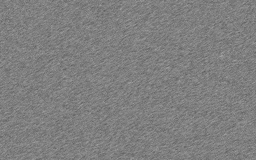
#> input picture arbitrary/input/gs_phase_only/diagonal_GS_phase.png, 256 x 160 px, shrunk from 1920 x 1200 before the run
$ python -i anotherfile.py   (imports and definitions only)
#> lines starting #> are read from the running program, lines starting #| are printed output that depends on the picture
#> in process_image, img is the input picture: PIL image 256x160 L; min 91, max 162, mean 127.1
import os

import numpy as np
from PIL import Image


def gerchberg_saxton(target_amp, iterations=150, input_amp=None):
    h, w = target_amp.shape

    # If no beam profile provided, assume uniform illumination
    if input_amp is None:
        input_amp = np.ones((h, w))

    # Initialize with random phase
    phase = np.random.rand(h, w) * 2 * np.pi
    field = input_amp * np.exp(1j * phase)

    for i in range(iterations):
        # Forward propagation (to image plane)
        image_plane = np.fft.fftshift(np.fft.fft2(field))

        # Enforce target amplitude
        image_phase = np.angle(image_plane)
        image_plane = target_amp * np.exp(1j * image_phase)

        # Back propagation
        field = np.fft.ifft2(np.fft.ifftshift(image_plane))

        # Enforce phase-only constraint (keep input amplitude!)
        field = input_amp * np.exp(1j * np.angle(field))

    return np.angle(field)


def preprocess_image(img, size=None):
    img = np.array(img, dtype=np.float32) / 255.0
#> img: shape (160, 256) float32

    # Optional resize
    if size is not None:
        img = Image.fromarray((img * 255).astype(np.uint8)).resize(size)
        img = np.array(img, dtype=np.float32) / 255.0

    # Convert intensity → amplitude
    amp = np.sqrt(img)
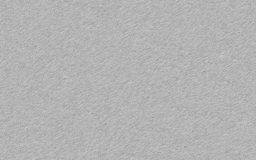
#> amp: shape (160, 256) float32; min 0.597, max 0.797, mean 0.705

    # Suppress DC (important without grating)
    amp = amp - np.mean(amp)
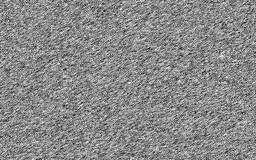
#> amp: shape (160, 256) float32; min -0.108, max 0.0916, mean -2.37e-08; drawn with min black and max white
    amp = np.clip(amp, 0, None)
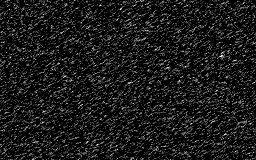
#> amp: shape (160, 256) float32; min 0, max 0.0916, mean 0.0094; drawn with min black and max white

    # Normalize
    if np.max(amp) > 0:
        amp /= np.max(amp)

    return amp


def process_image(image_path, output_dir, slm_shape=None):
    img = Image.open(image_path).convert("L")

    if slm_shape is not None:
        img = img.resize(slm_shape)

    target_amp = preprocess_image(img)

    # Optional: approximate Gaussian beam compensation
    h, w = target_amp.shape
#> h = 160; w = 256
    y, x = np.indices((h, w))
    cx, cy = w // 2, h // 2
#> cx = 128; cy = 80

    sigma = 0.4 * min(h, w)
#> sigma = 64
    gaussian = np.exp(-((x - cx) ** 2 + (y - cy) ** 2) / (2 * sigma**2))

    # Avoid division by zero
    gaussian /= np.max(gaussian)
    input_amp = gaussian

    # Run GS
    phase = gerchberg_saxton(target_amp, iterations=200, input_amp=input_amp)
#> the loop in gerchberg_saxton, `for i in range(iterations):` made 200 passes
#> pass 1, in gerchberg_saxton, `image_phase = np.angle(image_plane)`:
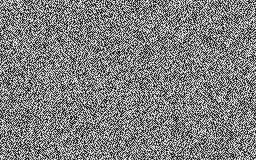
#> image_phase: shape (160, 256) float64; min -3.14, max 3.14, mean -0.00268; drawn with min black and max white
#> pass 3, in gerchberg_saxton, `image_phase = np.angle(image_plane)`:
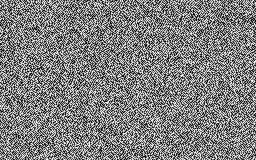
#> image_phase: shape (160, 256) float64; min -3.14, max 3.14, mean -0.00721; drawn with min black and max white
#> in gerchberg_saxton, `return np.angle(field)`:
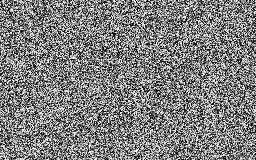
#> returned value: shape (160, 256) float64; min -3.14, max 3.14, mean -0.00796; drawn with min black and max white

    # Wrap phase to [0, 2π]
    phase_wrapped = np.mod(phase, 2 * np.pi)
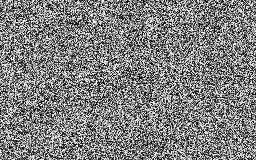
#> phase_wrapped: shape (160, 256) float64; min 8.16e-05, max 6.28, mean 3.15; drawn with min black and max white

    # Convert to 8-bit for your LUT
    phase_normalized = phase_wrapped / (2 * np.pi)
    phase_img = (phase_normalized * 255).astype(np.uint8)

    base_name = os.path.splitext(os.path.basename(image_path))[0]

    Image.fromarray(phase_img).save(
        os.path.join(output_dir, f"{base_name}_GS_phase.png")
    )


def process_folder(folder_path, slm_shape=None):
    output_dir = os.path.join(folder_path, "gs_phase_only")
    os.makedirs(output_dir, exist_ok=True)

    for file_name in os.listdir(folder_path):
        if file_name.lower().endswith(".jpg"):
            print(f"Processing {file_name}...")
            process_image(os.path.join(folder_path, file_name), output_dir, slm_shape)

    print("Done!")


# [15 lines not run here, left out]

>>> result = process_image('input/gs_phase_only/diagonal_GS_phase.png', 'out.png')
